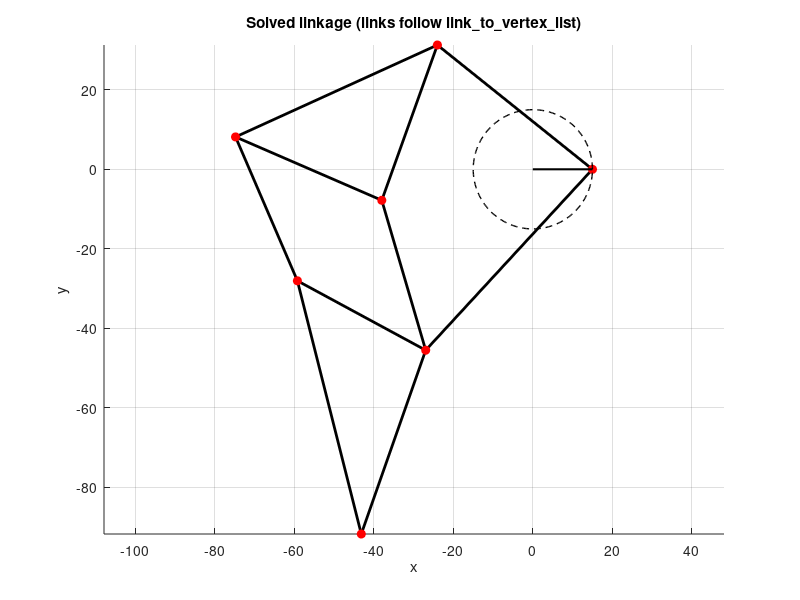

Source code (MATLAB): (Note: this script raises an error after producing the figure.)
function day8_cooper()
% Solve the Jansen-leg linkage for a given crank angle and plot the result
% using link segments from the link-to-vertex list (matches handout)

    %parameters (from handout) 
    leg_params = build_leg_params();

    % choose a crank angle (radians)
    theta = 0.0;

    % initial guess for [x1;y1; x2;y2; ... ; x7;y7] 
    vertex_guess_coords = [ ...
          0;   50;   % v1
        -50;    0;   % v2
        -50;   50;   % v3
        -100;   0;   % v4
        -100; -50;   % v5
         -50; -50;   % v6
         -50;-100];  % v7

    %compute a root of all constraints at this theta
    V_root = compute_coords(vertex_guess_coords, leg_params, theta);

    % sanity check – all constraints should be ~0
    res = linkage_error_func(V_root, leg_params, theta);
    fprintf('||constraint residual|| = %.3e\n', norm(res));

    % plot using link list 
    V = column_to_matrix(V_root);         % N x 2
    L = leg_params.link_to_vertex_list;   % m x 2 (link i connects vertices L(i,1) and L(i,2))

    figure; clf; hold on; axis equal;
    % draw links
    for i = 1:size(L,1)
        a = L(i,1); b = L(i,2);
        plot([V(a,1), V(b,1)], [V(a,2), V(b,2)], 'k-', 'LineWidth', 2);
    end
    % draw vertices
    plot(V(:,1), V(:,2), 'ro', 'MarkerFaceColor','r', 'MarkerSize', 6);

    % draw crank circle & current crank radius (nice visual)
    t = linspace(0, 2*pi, 256);
    c = leg_params.vertex_pos0(:).';
    R = leg_params.crank_length;
    plot(c(1)+R*cos(t), c(2)+R*sin(t), 'k--', 'LineWidth', 1);
    plot([c(1), c(1)+R*cos(theta)], [c(2), c(2)+R*sin(theta)], 'k-', 'LineWidth', 1.5);

    grid on;
    title('Solved linkage (links follow link\_to\_vertex\_list)');
    xlabel('x'); ylabel('y');

    %velocity plots
    figure;
    thetas = 0:0.005:2*pi;
    n = length(thetas);
    V_rootold = V_root;
    linxs = zeros(n,1);
    linys = zeros(n,1);
    Vroots = zeros(n,14);
    for i = 1:n
        V_rootnew = compute_coords(V_rootold, leg_params, theta);
        Vroots(i, :) = V_rootnew';
        dVdtheta = compute_velocities(V_rootnew, leg_params, theta);
        linxs(i) = dVdtheta(13);
        linys(i) = dVdtheta(14);
    end
    compxs = zeros(n,1);
    compys = zeros(n,1);
    col13 = V_roots(:, 13);
    col14 = V_roots(:, 14);
    
    subplot(2,1,1)
    plot(thetas, linxs)

    subplot(2,1,2)
    plot(thetas, linys)
end

%  CORE SOLVER 

function [root, it, flag, glist] = multi_newton_solver(FUN_both, X0, Athresh, Bthresh, maxit, numdiff)
% General multidimensional Newton’s method.
% FUN_both(X): either returns F(X)            (numdiff==1)   OR
%                 returns [F(X), J(X)]          (numdiff==2)
% Early termination: ||ΔX|| < Athresh OR ||F|| < Bthresh
% Safeguard: stop if Jacobian is (near) singular
% Outputs:
%     root: solution vector
%     it  : iteration count
%     flag: 1 success, -2 bad/singular Jacobian
%     glist: columns are the iterate history

    glist = [];
    root  = X0;
    it    = 0;
    flag  = 0;

    glist(:,end+1) = root;

    % get residual & Jacobian
    if numdiff == 2
        try
            [FX, J] = FUN_both(root);
        catch
            FX = FUN_both(root);
            J  = approximate_jacobian(FUN_both, root);
        end
    else
        FX = FUN_both(root);
        J  = approximate_jacobian(FUN_both, root);
    end

    while norm(FX) > Bthresh && it < maxit
        % singularity guard (use J*J' to handle non-square cases robustly)
        if abs(det(J*J')) < eps
            flag = -2; return;
        end

        X_new = root - J\FX;
        glist(:,end+1) = X_new;

        if norm(X_new - root) < Athresh
            root = X_new; flag = 1; return
        end

        root = X_new;
        if numdiff == 2
            try
                [FX, J] = FUN_both(root);
            catch
                FX = FUN_both(root);
                J  = approximate_jacobian(FUN_both, root);
            end
        else
            FX = FUN_both(root);
            J  = approximate_jacobian(FUN_both, root);
        end
        it = it + 1;
    end

    flag = 1; % reached residual threshold or maxit
end

function J = approximate_jacobian(FUN, X)
% Centered finite-difference Jacobian: J(:,i) ≈ (F(x+h/2*ei)-F(x-h/2*ei))/h
    h = 1e-6;
    n = numel(X);
    F0 = FUN(X);
    m = numel(F0);
    J = zeros(m, n);
    for i = 1:n
        ei      = zeros(n,1); ei(i) = h/2;
        F_plus  = FUN(X + ei);
        F_minus = FUN(X - ei);
        J(:,i)  = (F_plus - F_minus) / h;
    end
end

% LINKAGE SETUP
function leg_params = build_leg_params()
% All constants exactly as described in the handout

    leg_params = struct();

    % counts
    leg_params.num_vertices = 7;
    leg_params.num_linkages = 10;

    % link-to-vertex list (each row = [vertex_a vertex_b]) 
    leg_params.link_to_vertex_list = [ ...
        1 3;   % link 1
        3 4;   % link 2
        2 3;   % link 3
        2 4;   % link 4
        4 5;   % link 5
        2 6;   % link 6
        1 6;   % link 7
        5 6;   % link 8
        5 7;   % link 9
        6 7];  % link 10

    %link lengths (same order as rows above) 
    leg_params.link_lengths = [ ...
         50.0;  % link 1
         55.8;  % link 2
         41.5;  % link 3
         40.1;  % link 4
         39.4;  % link 5
         39.3;  % link 6
         61.9;  % link 7
         36.7;  % link 8
         65.7;  % link 9
         49.0]; % link 10

    % additional constraints
    leg_params.crank_length = 15.0;            % radius of vertex 1 from crank center (vertex 0)
    leg_params.vertex_pos0  = [0; 0];          % fixed crank center
    leg_params.vertex_pos2  = [-38.0; -7.8];   % fixed vertex 2
end

% UTILITIES

function M = column_to_matrix(coords_col)
% [x1;y1;x2;y2;...;xN;yN] -> [x1 y1; x2 y2; ... ; xN yN]
    num_coords = length(coords_col);
    N = num_coords/2;
    M = [coords_col(1:2:num_coords-1), coords_col(2:2:num_coords)];
end

function coords_col = matrix_to_column(M)
% [x1 y1; x2 y2; ... ; xN yN] -> [x1;y1;...;xN;yN]
    N = size(M,1);
    coords_col = zeros(2*N,1);
    coords_col(1:2:end) = M(:,1);
    coords_col(2:2:end) = M(:,2);
end

%CONSTRAINTS 

function length_errors = length_error_func(vertex_coords, leg_params)
% Link length constraints:
% e_i = (xb - xa)^2 + (yb - ya)^2 - d_i^2 = 0  for each link i
    V = column_to_matrix(vertex_coords);   % N x 2
    L = leg_params.link_to_vertex_list;    % m x 2
    d = leg_params.link_lengths(:);        % m x 1

    m = size(L,1);
    length_errors = zeros(m,1);
    for i = 1:m
        a = L(i,1); b = L(i,2);
        dx = V(b,1) - V(a,1);
        dy = V(b,2) - V(a,2);
        length_errors(i) = dx*dx + dy*dy - d(i)^2;
    end
end

function coord_errors = fixed_coord_error_func(vertex_coords, leg_params, theta)
% Fixed vertex constraints:
%  vertex 1 lies on the crank circle centered at vertex 0 with radius crank_length,
%  vertex 2 is fixed at vertex_pos2
    V = column_to_matrix(vertex_coords);

    x1y1_target = leg_params.vertex_pos0 + leg_params.crank_length*[cos(theta); sin(theta)];
    x2y2_target = leg_params.vertex_pos2;

    coord_errors = [ ...
        V(1,1) - x1y1_target(1);   % x1 - x1_target
        V(1,2) - x1y1_target(2);   % y1 - y1_target
        V(2,1) - x2y2_target(1);   % x2 - x2_target
        V(2,2) - x2y2_target(2)];  % y2 - y2_target
end

function error_vec = linkage_error_func(vertex_coords, leg_params, theta)
% Combine distance + fixed coordinate constraints into one vector
    error_vec = [ ...
        length_error_func(vertex_coords, leg_params);
        fixed_coord_error_func(vertex_coords, leg_params, theta) ...
    ];
end

% WRAPPER 

function vertex_coords_root = compute_coords(vertex_coords_guess, leg_params, theta)
% Run Newton with numerical Jacobian (per Part 4 guidelines)
    fun = @(V) linkage_error_func(V, leg_params, theta);
    [root, ~, flag] = multi_newton_solver(fun, vertex_coords_guess, 1e-14, 1e-14, 200, 1);
    if flag ~= 1
        warning('Newton did not report success (flag=%d). Result may be off.', flag);
    end
    vertex_coords_root = root;
end

function dVdtheta = compute_velocities(vertex_coords, leg_params, theta)
    %get the jacobian of the error function F
    %create matrix M which is that jacobian plus I(4) and 0(4,10)
    %create vector A which is zeros(10,1) plus -rsin plus rcos plus
    %zeros(2,1)
    %instantaneous velocities dVdtheta = M\A
    f = @(V) length_error_func(V, leg_params);
    J = approximate_jacobian(f, vertex_coords);
    extra = [eye(4),zeros(4, 10)];

    r = leg_params.crank_length;
    M = [J;extra];
    A = [zeros(10,1); -r*sind(theta); r*cosd(theta); 0; 0];
    dVdtheta = M\A;
end

% SUMMARY OF WHAT THIS SCRIPT DOES
%
% 1 coded the Jansen linkage with 7 vertices and 10 links  
% 2 added extra constraints so vertex 1 moves on a crank circle and vertex 2 stays fixed  
% 3 wrote link length constraints to keep each pair of connected vertices the right distance  
% 4 wrote fixed coordinate constraints to lock vertex 1 on the circle and vertex 2 in place  
% 5 combined all constraints into one error function that should equal zero when satisfied  
%
% 6 built a multidimensional Newton solver to update guesses for the coordinates  
% 7 solver uses numerical Jacobian and stops when step size or residual is very small  
% 8 solver tracks iteration count and stores all guesses in a list  
%
% 9 set an initial guess for the 7 vertices based on the figure  
% 10 solver refined the guess to satisfy all constraints  
% 11 checked the residual norm to confirm solution is correct  
%
% 12 plotted the solved linkage with red dots for vertices and black lines for links  
% 13 drew the crank circle as a dashed outline for reference  
%
% 14 overall made functions for constraints, solver, and visualization  
% 15 result is a working solver that shows the leg configuration for any crank angle  
% 16 next step could be sweeping crank angle 0 to 2π to animate the linkage and track foot path  

